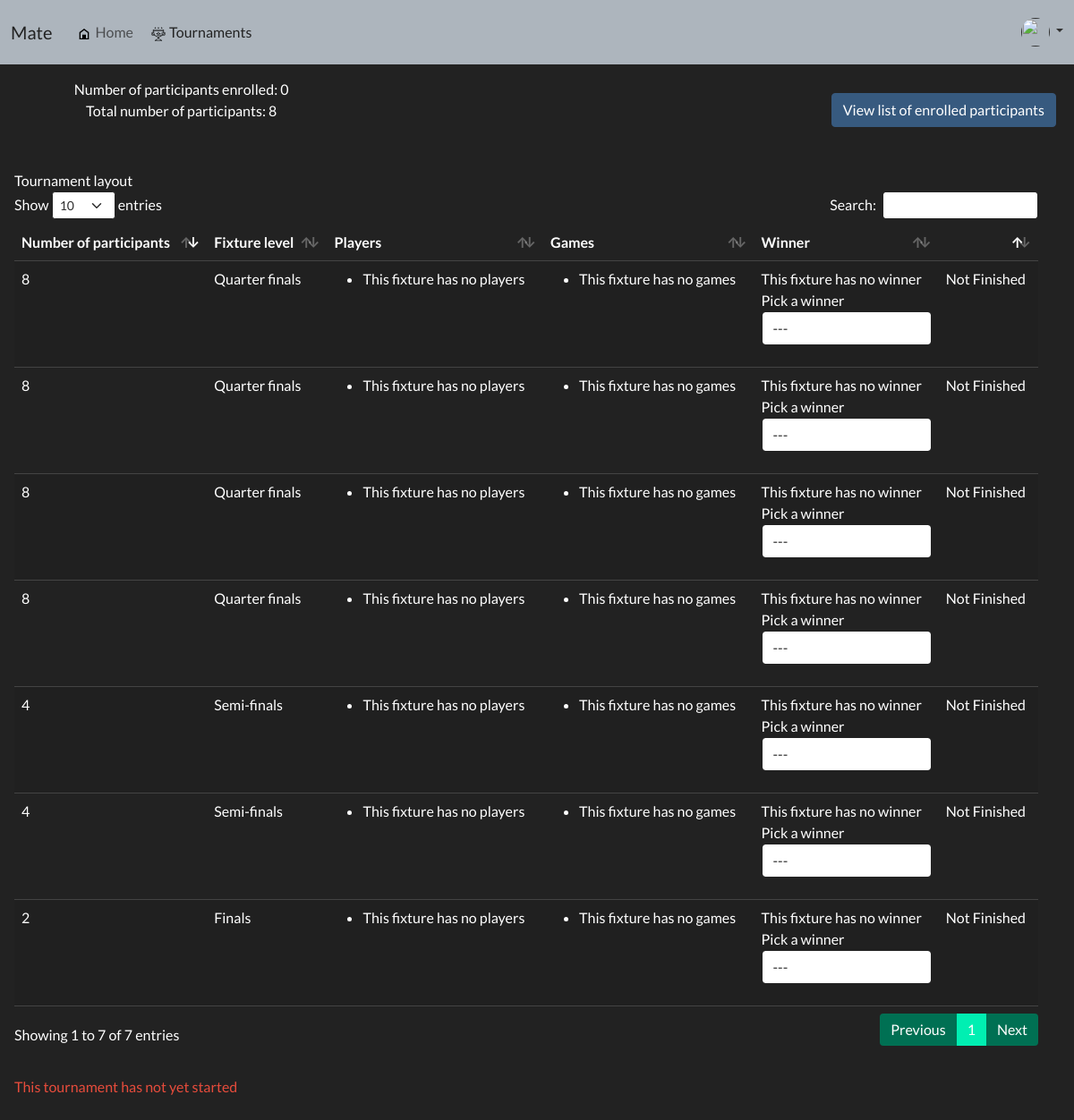
Screenshot of /tournaments/6/ with the database file from the repository.
### app/models.py (models this page shows, shortened)
class Tournament(models.Model):
    category = models.ForeignKey(
        TournamentCategory, on_delete=models.PROTECT, null=True
    )
    time_created = models.DateTimeField(auto_now_add=True)
    creator = models.ForeignKey(Player, on_delete=models.CASCADE)
    total_number_of_participants = models.IntegerField(default=16)
    completed = models.BooleanField(default=False)
    started = models.BooleanField(default=False)
    name = models.CharField(max_length=150)
    common_levels = {2: _("Finals"), 4: _("Semi-finals"), 8: _("Quarter finals")}
    number_of_points_for_draw = models.FloatField(default=0.5)
    number_of_points_for_win = models.FloatField(default=1)
    number_of_points_for_loss = models.FloatField(default=0)
    image = models.ImageField(upload_to=tournament_directory_path)
    @property
    def enrolled_participants(self):
        return self.tournamentplayer_set.filter(participating=True)
    def number_of_enrolled_participants(self):
        return self.enrolled_participants.count() if self.enrolled_participants else 0

class Fixture(models.Model):
    level = models.TextField()
    level_number = models.IntegerField(null=True)
    tournament = models.ForeignKey(Tournament, on_delete=models.CASCADE)
    root = models.ForeignKey(
        "self", on_delete=models.PROTECT, null=True, related_name="children", blank=True
    )
    finished = models.BooleanField(default=False)
    class Meta:
        ordering = ["-level_number", "tournament"]
    @property
    def get_winner(self):
        query = self.playerfixture_set.filter(is_winner=True)
        if query.count() > 0:
            return query.first()
        points_annotation = self.playerfixture_set.annotate(
            points=Sum("playerfixturegame__score")
        )
        return None

### app/views.py (the view)
def tournament_detail(request, tournament_id):
    check_query = models.Tournament.objects.filter(id=tournament_id)
    if check_query.count() < 1:
        raise Http404
    return render(
        request,
        "app/tournament_detail.html",
        context={"tournament": check_query.first(), "game_form": GameForm},
    )

### app/templates/app/tournament_detail.html (shortened to what this page needs)
{% extends 'app/base.html' %}
{% load crispy_forms_tags i18n static %}
{% block tournaments_active %}
active
{% endblock %}
{% block styles %}
<link rel="stylesheet" href="{% static 'app/css/datatables.bootstrap5.min.css' %}">
<link rel="stylesheet" href="{% static 'app/simplepicker/dist/simplepicker.css' %}">
{% endblock %}
{% block content %}
<div class="row p-3">
    <div class="col-md-4 text-center">
        <span>{% trans "Number of participants enrolled: " %} {{ tournament.number_of_enrolled_participants }}</span>
        <br>
        <span>{% trans "Total number of participants: " %} {{ tournament.total_number_of_participants }}</span>
    </div>
    <div class="col-md-8 text-end p-3">
        <button class="btn btn-primary" data-bs-toggle="modal" data-bs-target="#participants_list">{% trans "View list of enrolled participants" %}</button>
    </div>
</div>
<div class="row p-3">
    <span>{% trans "Tournament layout" %}</span>
    <div class="row">
        <div class="col-md-12">
            <table class="table table-striped" id="fixtures-table">
                <thead>
                    <th>{% trans "Number of participants" %}</th>
                    <th>{% trans "Fixture level" %}</th>
                    <th>{% trans "Players" %}</th>
                    <th>{% trans "Games" %}</th>
                    <th>{% trans "Winner" %}</th>
                    <th></th>
                </thead>
                <tbody>
                    {% for fixture in tournament.fixture_set.all %}
                    <tr>
                        <td>
                            {{ fixture.level_number }}
                        </td>
                        <td>
                            {{ fixture.level }}
                        </td>
                        <td class="player-container">
                            <ul>
                                {% for fixture_player in fixture.playerfixture_set.all %}
                                <li>{{ fixture_player.player.player }}</li>
                                {% empty %}
                                <li>{% trans "This fixture has no players" %}</li>
                                {% endfor %}
                            </ul>
                        </td>
                        <td>
                            {% for game in fixture.game_set.all %}
                            <button class="btn btn-secondary display-game" onclick="showGameDetail( {{ game.id }} )" data-bs-target="#game_detail" data-bs-toggle="modal" data-game-id="{{ game.id }}" data-fixture-id="{{ fixture.id }}">
                                {% blocktranslate with game_number=forloop.counter %}
                                Game #{{ game_number }}
                                {% endblocktranslate %}
                            </button>
                            {% empty %}
                            <ul>
                                <li>{% trans "This fixture has no games" %}</li>
                            </ul>
                            {% endfor %}
                        </td>
                        <td>
                            {% if fixture.get_winner %}
                            <input id="fixture_{{ fixture.id }}_winner" value="{{ fixture.get_winner.id }}" class="form-control" type="hidden" readonly />
                            <input type="text" value="{{ fixture.get_winner.player.player.name }}" readonly class="form-control">
                            {% else %}
                            {% trans "This fixture has no winner" %}
                            <div class="mb-3">
                                <label for="fixture_{{ fixture.id }}_winner">{% trans "Pick a winner" %}</label>
                                <select id="fixture_{{ fixture.id }}_winner" class="form-control">
                                    <option value="">---</option>
                                </select>
                            </div>
                            {% endif %}
                        </td>
                        <td>
                            {% if not fixture.finished and fixture.tournament.creator.id == request.session.player.id %}
                            <button class="btn btn-primary trigger-finish-fixture" data-bs-target="#finish-fixture" data-bs-toggle="modal" data-winner-selector="#fixture_{{ fixture.id }}_winner" data-fixture-id="{{ fixture.id }}">{% trans "Finish" %}</button>
                            {% elif fixture.finished %}
                            {% trans "Finished" %}
                            {% else %}
                            {% trans "Not Finished" %}
                            {% endif %}
                        </td>
                    </tr>
                    {% endfor %}
                </tbody>
            </table>
        </div>
    </div>
</div>
<div class="row p-3">
    {% if not tournament.started %}
        {% if request.session.player.id and tournament.creator.id == request.session.player.id %}
        <button class="btn btn-primary {% if tournament.clean %}disabled{% endif %}">
            {% trans "Start" %}
        </button>
        {% else %}
        <div class="mb-3 btn-outline-danger">
            {% trans "This tournament has not yet started" %}
        </div>
        {% endif %}
    {% endif %}
</div>
{% endblock %}

### app/templates/app/base.html (shortened to what this page needs)
{% load i18n static %}
<!DOCTYPE html>
<html lang="en">
<head>
    <link rel="stylesheet" href="{% static 'app/css/bootstrap-dark.min.css' %}">
    <link rel="stylesheet" href="{% static 'app/css/styles.css' %}">
    {% get_current_language as LANGUAGE_CODE %}
    {% block styles %}
    {% endblock %}
</head>
<body>
    <nav class="navbar navbar-expand-lg navbar-light bg-light">
        <div class="container-fluid">
            <a class="navbar-brand" href="#">Mate</a>
            <div class="collapse navbar-collapse" id="navbarSupportedContent">
                <ul class="navbar-nav me-auto mb-2 mb-lg-0">
                    <li class="nav-item">
                        <a class="nav-link {% block home_active %}{% endblock %}" aria-current="page" id="home_link"
                            href="{% url 'app:home' %}"><img src="{% static 'app/assets/images/home-variant-outline.svg' %}" alt="">{% trans "Home" %}</a>
                    </li>
                    <li class="nav-item">
                        <a class="nav-link {% block tournaments_active %}{% endblock %}" id="tournaments_link"
                            href="{% url 'app:tournaments' %}"><img src="{% static 'app/assets/images/competition-cup.svg' %}" alt="">{% trans "Tournaments" %}</a>
                    </li>
                </ul>
                <div class="d-flex">
                    <a href="" id="dropdownUser" data-bs-toggle="dropdown" aria-expanded="false"
                        class="d-block link-dark text-decoration-none dropdown-toggle">
                        <img src="{% static 'app/assets/img/rick-and-morty.jpg' %}" alt="" width="32" height="32"
                            class="rounded-circle">
                    </a>
                </div>
            </div>
        </div>
    </nav>
    {% block content %}
    {% endblock %}
</body>
</html>

### app/templates/app/base.html (style rules this page uses)
.nav-item img { height: 16px; width: 16px; margin: 0 4px 0 4px; }

### rows the page displays
Tournament: number_of_enrolled_participants "0", total_number_of_participants "8"
Fixture: level_number "8", level "Quarter finals"
Fixture: level_number "8", level "Quarter finals"
Fixture: level_number "8", level "Quarter finals"
Fixture: level_number "8", level "Quarter finals"
Fixture: level_number "4", level "Semi-finals"
Fixture: level_number "4", level "Semi-finals"
Fixture: level_number "2", level "Finals"
